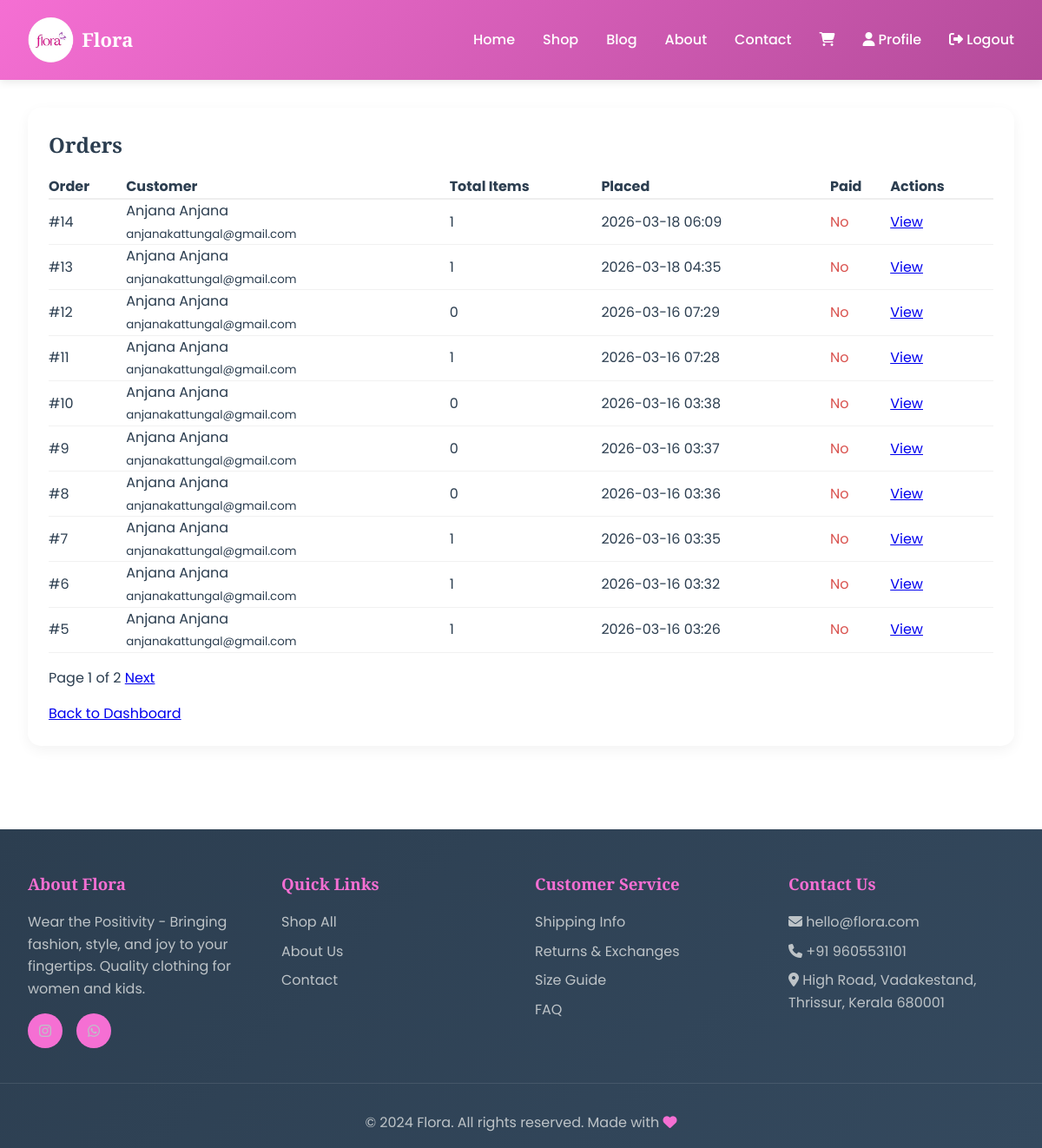
Screenshot of /dashboard/orders/ (signed in) with the database file from the repository.
### shop/models.py (models this page shows, shortened)
class Order(models.Model):
    first_name = models.CharField(max_length=200)
    last_name = models.CharField(max_length=200, blank=True)
    email = models.EmailField()
    phone = models.CharField(max_length=30, blank=True)
    address = models.CharField(max_length=500)
    city = models.CharField(max_length=100)
    postal_code = models.CharField(max_length=20)
    country = models.CharField(max_length=100, default='India')
    created_at = models.DateTimeField(auto_now_add=True)
    updated_at = models.DateTimeField(auto_now=True)
    paid = models.BooleanField(default=False)
    class Meta:
        ordering = ['-created_at']

### shop/views.py (the view)
# urls.py: path('dashboard/orders/', views.admin_orders, name='admin_orders'),
@login_required(login_url='shop:login')
def admin_orders(request):
    if not request.user.is_staff:
        messages.error(request, 'You do not have permission to access this page.')
        return redirect('shop:home')
    from .models import Order
    orders = Order.objects.all().order_by('-created_at')
    paginator = Paginator(orders, 10)
    page_number = request.GET.get('page')
    page_obj = paginator.get_page(page_number)
    context = {
        'orders': page_obj,
    }
    return render(request, 'shop/admin/orders.html', context)

### cart/cart.py (called while the page is built)
    def __len__(self):
        return sum(item['quantity'] for item in self.cart.values())

### cart/context_processors.py (called while the page is built)
def cart(request):
    return {'cart': Cart(request)}

### templates/shop/admin/orders.html (shortened to what this page needs)
{% extends "base.html" %}
{% block content %}
<div class="container">
    <div style="background:white;padding:1.5rem;border-radius:15px;box-shadow:0 5px 15px rgba(0,0,0,0.05);">
        <h2>Orders</h2>
        <table style="width:100%;border-collapse:collapse;margin-top:1rem;">
            <thead>
                <tr style="text-align:left;border-bottom:2px solid #eee;">
                    <th>Order</th>
                    <th>Customer</th>
                    <th>Total Items</th>
                    <th>Placed</th>
                    <th>Paid</th>
                    <th>Actions</th>
                </tr>
            </thead>
            <tbody>
                {% for order in orders %}
                <tr style="border-bottom:1px solid #f1f1f1;">
                    <td>#{{ order.id }}</td>
                    <td>{{ order.first_name }} {{ order.last_name }}<br><small>{{ order.email }}</small></td>
                    <td>{{ order.items.count }}</td>
                    <td>{{ order.created_at|date:"Y-m-d H:i" }}</td>
                    <td>{% if order.paid %}<span style="color:green;">Yes</span>{% else %}<span style="color:#d9534f;">No</span>{% endif %}</td>
                    <td><a href="{% url 'shop:admin_order_detail' id=order.id %}">View</a></td>
                </tr>
                {% empty %}
                <tr>
                    <td colspan="6">No orders yet.</td>
                </tr>
                {% endfor %}
            </tbody>
        </table>
        <div style="margin-top:1rem;">
            {% if orders.has_other_pages %}
                <span> Page {{ orders.number }} of {{ orders.paginator.num_pages }} </span>
                {% if orders.has_next %}<a href="?page={{ orders.next_page_number }}">Next</a>{% endif %}
            {% endif %}
        </div>
        <a href="{% url 'shop:admin_dashboard' %}" style="display:inline-block;margin-top:1rem;">Back to Dashboard</a>
    </div>
</div>
{% endblock %}

### templates/base.html (style rules this page uses)
* { margin: 0; padding: 0; box-sizing: border-box; }
:root { --primary-color: #f56fd3; --secondary-color: #b44b9a; --accent-color: #FFA07A; --purple-accent: #9B59B6; --text-dark: #2C3E50; --text-light: #7F8C8D; --bg-light: #FFF5F8; --white: #FFFFFF; --success: #27AE60; --warning: #F39C12; }
body { font-family: 'Poppins', sans-serif; line-height: 1.6; color: var(--text-dark); background-color: var(--white); }
h1, h2, h3, h4, h5, h6 { font-family: 'Playfair Display', serif; font-weight: 600; }
.container { max-width: 1200px; margin: 0 auto; padding: 2rem; }

### rows the page displays
Order: id "14", first_name "Anjana", last_name "Anjana", email "anjanakattungal@gmail.com", items.count "1", created_at "2026-03-18 06:09", paid "No"
Order: id "13", first_name "Anjana", last_name "Anjana", email "anjanakattungal@gmail.com", items.count "1", created_at "2026-03-18 04:35", paid "No"
Order: id "12", first_name "Anjana", last_name "Anjana", email "anjanakattungal@gmail.com", items.count "0", created_at "2026-03-16 07:29", paid "No"
Order: id "11", first_name "Anjana", last_name "Anjana", email "anjanakattungal@gmail.com", items.count "1", created_at "2026-03-16 07:28", paid "No"
Order: id "10", first_name "Anjana", last_name "Anjana", email "anjanakattungal@gmail.com", items.count "0", created_at "2026-03-16 03:38", paid "No"
Order: id "9", first_name "Anjana", last_name "Anjana", email "anjanakattungal@gmail.com", items.count "0", created_at "2026-03-16 03:37", paid "No"
Order: id "8", first_name "Anjana", last_name "Anjana", email "anjanakattungal@gmail.com", items.count "0", created_at "2026-03-16 03:36", paid "No"
Order: id "7", first_name "Anjana", last_name "Anjana", email "anjanakattungal@gmail.com", items.count "1", created_at "2026-03-16 03:35", paid "No"
Order: id "6", first_name "Anjana", last_name "Anjana", email "anjanakattungal@gmail.com", items.count "1", created_at "2026-03-16 03:32", paid "No"
Order: id "5", first_name "Anjana", last_name "Anjana", email "anjanakattungal@gmail.com", items.count "1", created_at "2026-03-16 03:26", paid "No"

### other values shown
{{ orders.number }} "1"
{{ orders.paginator.num_pages }} "2"
